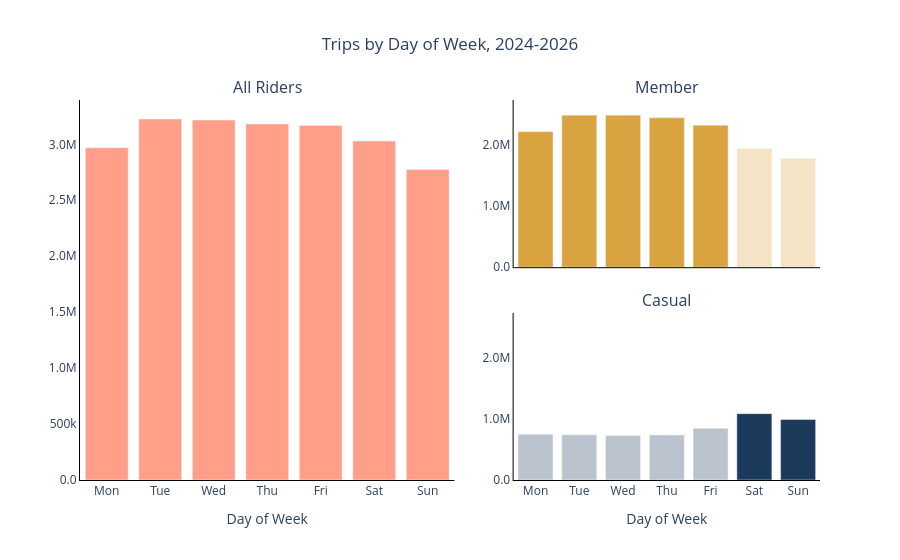

The code cell stored with this chart in its notebook:
### Code cell
weekend_days = {5, 6}
all_riders_weekly = member_weekly + casual_weekly

fig_weekly_combined = make_subplots(
    rows=2, cols=2,
    specs=[[{'rowspan': 2}, {}], [None, {}]],
    column_widths=[0.55, 0.45],
    horizontal_spacing=0.08,
    vertical_spacing=0.12,
    subplot_titles=('All Riders', 'Member', 'Casual'),
)

# Member commutes on weekdays, so invert the highlight here - weekdays bright,
# weekend faded - opposite of Casual's weekend-bright treatment below. All
# Riders stays full opacity throughout - the combined total doesn't have a
# single clean day-of-week signature of its own (Member/Casual partly cancel
# out), so dimming any of its bars would imply a pattern that isn't really there
bar_opacities_weekend = [1.0 if d in weekend_days else 0.3 for d in range(7)]
bar_opacities_member = [1.0 if d not in weekend_days else 0.3 for d in range(7)]

fig_weekly_combined.add_trace(go.Bar(
    x=weekday_labels,
    y=all_riders_weekly.values,
    marker=dict(color="#FF6B4A", opacity=0.65),
    hovertemplate='<b>Day:</b> %{x}<br><b>Trips:</b> %{y:,.0f}<extra></extra>',
), row=1, col=1)

fig_weekly_combined.add_trace(go.Bar(
    x=weekday_labels,
    y=member_weekly.values,
    marker=dict(color='#D9A440', opacity=bar_opacities_member),
    hovertemplate='<b>Day:</b> %{x}<br><b>Trips:</b> %{y:,.0f}<extra></extra>',
), row=1, col=2)

fig_weekly_combined.add_trace(go.Bar(
    x=weekday_labels,
    y=casual_weekly.values,
    marker=dict(color="#1B3A5C", opacity=bar_opacities_weekend),
    hovertemplate='<b>Day:</b> %{x}<br><b>Trips:</b> %{y:,.0f}<extra></extra>',
), row=2, col=2)

fig_weekly_combined.update_layout(
    title=dict(text='Trips by Day of Week, 2024-2026', x=0.5),
    showlegend=False,
    hoverlabel=dict(bgcolor='#FFF8E7', bordercolor='#D9A440', font=dict(color='#1a1a1a', size=13)),
    plot_bgcolor='white',
    paper_bgcolor='white',
    autosize=True,
    margin=dict(t=100),
)

fig_weekly_combined.update_xaxes(title='Day of Week', showgrid=False, showline=True, linecolor='black', row=1, col=1)
fig_weekly_combined.update_xaxes(showgrid=False, showline=True, linecolor='black', showticklabels=False, ticks='', row=1, col=2)
fig_weekly_combined.update_xaxes(title='Day of Week', showgrid=False, showline=True, linecolor='black', row=2, col=2)

# same y-axis range on Member and Casual so their relative heights are
# directly comparable - this is what makes the weekend crossover (Casual
# bars taller than Member's) visible in the chart itself, not just in the text
type_y_max = max(member_weekly.max(), casual_weekly.max()) * 1.1

fig_weekly_combined.update_yaxes(title='', showgrid=False, tickformat='.2s', showline=True, linecolor='black', row=1, col=1)
fig_weekly_combined.update_yaxes(title='', showgrid=False, tickformat='.2s', showline=True, linecolor='black', range=[0, type_y_max], row=1, col=2)
fig_weekly_combined.update_yaxes(title='', showgrid=False, tickformat='.2s', showline=True, linecolor='black', range=[0, type_y_max], row=2, col=2)

fig_weekly_combined

### Figure 1 — Plotly figure (JSON) as saved in the notebook; plotly's stock layout.template omitted (floating-point values rounded to 4 significant figures)
{"data": [{"hovertemplate": "<b>Day:</b> %{x}<br><b>Trips:</b> %{y:,.0f}<extra></extra>", "marker": {"color": "#FF6B4A", "opacity": 0.65}, "type": "bar", "x": ["Mon", "Tue", "Wed", "Thu", "Fri", "Sat", "Sun"], "xaxis": "x", "y": [2969380, 3226569, 3216920, 3182051, 3168730, 3029378, 2774726], "yaxis": "y"}, {"hovertemplate": "<b>Day:</b> %{x}<br><b>Trips:</b> %{y:,.0f}<extra></extra>", "marker": {"color": "#D9A440", "opacity": [1, 1, 1, 1, 1, 0.3, 0.3]}, "type": "bar", "x": ["Mon", "Tue", "Wed", "Thu", "Fri", "Sat", "Sun"], "xaxis": "x2", "y": [2218707, 2487716, 2487226, 2444757, 2322558, 1943105, 1784648], "yaxis": "y2"}, {"hovertemplate": "<b>Day:</b> %{x}<br><b>Trips:</b> %{y:,.0f}<extra></extra>", "marker": {"color": "#1B3A5C", "opacity": [0.3, 0.3, 0.3, 0.3, 0.3, 1, 1]}, "type": "bar", "x": ["Mon", "Tue", "Wed", "Thu", "Fri", "Sat", "Sun"], "xaxis": "x3", "y": [750673, 738853, 729694, 737294, 846172, 1086273, 990078], "yaxis": "y3"}], "layout": {"annotations": [{"font": {"size": 16}, "showarrow": false, "text": "All Riders", "x": 0.253, "xanchor": "center", "xref": "paper", "y": 1, "yanchor": "bottom", "yref": "paper"}, {"font": {"size": 16}, "showarrow": false, "text": "Member", "x": 0.793, "xanchor": "center", "xref": "paper", "y": 1, "yanchor": "bottom", "yref": "paper"}, {"font": {"size": 16}, "showarrow": false, "text": "Casual", "x": 0.793, "xanchor": "center", "xref": "paper", "y": 0.44, "yanchor": "bottom", "yref": "paper"}], "autosize": true, "hoverlabel": {"bgcolor": "#FFF8E7", "bordercolor": "#D9A440", "font": {"color": "#1a1a1a", "size": 13}}, "margin": {"t": 100}, "paper_bgcolor": "white", "plot_bgcolor": "white", "showlegend": false, "title": {"text": "Trips by Day of Week, 2024-2026", "x": 0.5}, "xaxis": {"anchor": "y", "domain": [0, 0.506], "linecolor": "black", "showgrid": false, "showline": true, "title": {"text": "Day of Week"}}, "xaxis2": {"anchor": "y2", "domain": [0.586, 1], "linecolor": "black", "showgrid": false, "showline": true, "showticklabels": false, "ticks": ""}, "xaxis3": {"anchor": "y3", "domain": [0.586, 1], "linecolor": "black", "showgrid": false, "showline": true, "title": {"text": "Day of Week"}}, "yaxis": {"anchor": "x", "domain": [0, 1], "linecolor": "black", "showgrid": false, "showline": true, "tickformat": ".2s", "title": {"text": ""}}, "yaxis2": {"anchor": "x2", "domain": [0.56, 1], "linecolor": "black", "range": [0, 2736000.0], "showgrid": false, "showline": true, "tickformat": ".2s", "title": {"text": ""}}, "yaxis3": {"anchor": "x3", "domain": [0, 0.44], "linecolor": "black", "range": [0, 2736000.0], "showgrid": false, "showline": true, "tickformat": ".2s", "title": {"text": ""}}}}
